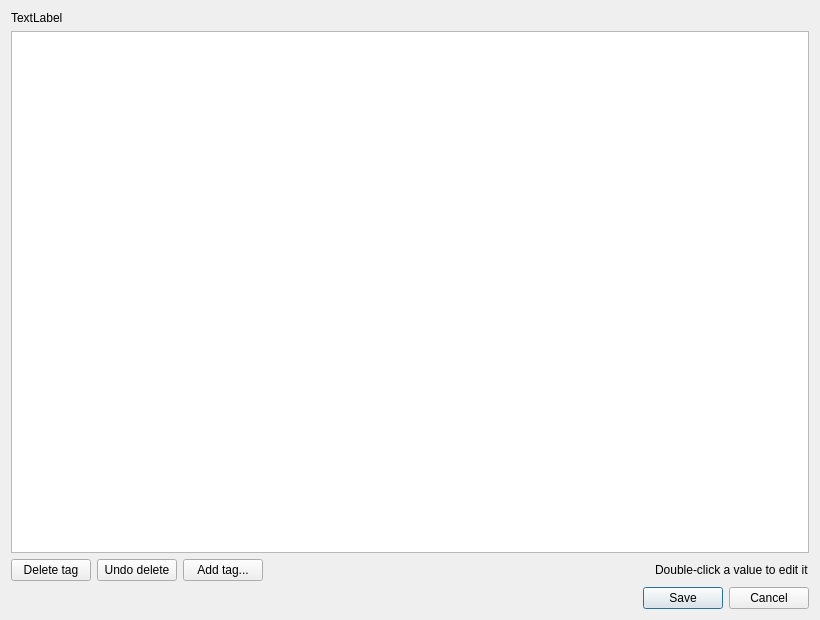
<?xml version="1.0" encoding="UTF-8"?>
<ui version="4.0">
 <class>ExifEditDialog</class>
 <widget class="QDialog" name="ExifEditDialog">
  <property name="geometry">
   <rect>
    <x>0</x>
    <y>0</y>
    <width>820</width>
    <height>620</height>
   </rect>
  </property>
  <property name="windowTitle">
   <string>Edit metadata</string>
  </property>
  <layout class="QVBoxLayout" name="verticalLayout">
   <item>
    <widget class="QLabel" name="fileLabel">
     <property name="text">
      <string notr="true">TextLabel</string>
     </property>
     <property name="textInteractionFlags">
      <set>Qt::TextSelectableByMouse</set>
     </property>
     <property name="wordWrap">
      <bool>true</bool>
     </property>
    </widget>
   </item>
   <item>
    <widget class="QTableWidget" name="table">
     <property name="alternatingRowColors">
      <bool>true</bool>
     </property>
     <property name="selectionBehavior">
      <enum>QAbstractItemView::SelectRows</enum>
     </property>
     <property name="selectionMode">
      <enum>QAbstractItemView::SingleSelection</enum>
     </property>
     <property name="wordWrap">
      <bool>false</bool>
     </property>
     <attribute name="horizontalHeaderStretchLastSection">
      <bool>true</bool>
     </attribute>
     <attribute name="verticalHeaderVisible">
      <bool>false</bool>
     </attribute>
    </widget>
   </item>
   <item>
    <layout class="QHBoxLayout" name="buttonLayout">
     <item>
      <widget class="QPushButton" name="deleteButton">
       <property name="text">
        <string>Delete tag</string>
       </property>
      </widget>
     </item>
     <item>
      <widget class="QPushButton" name="undoDeleteButton">
       <property name="text">
        <string>Undo delete</string>
       </property>
      </widget>
     </item>
     <item>
      <widget class="QPushButton" name="addButton">
       <property name="text">
        <string>Add tag...</string>
       </property>
      </widget>
     </item>
     <item>
      <spacer name="horizontalSpacer">
       <property name="orientation">
        <enum>Qt::Horizontal</enum>
       </property>
       <property name="sizeHint" stdset="0">
        <size>
         <width>40</width>
         <height>20</height>
        </size>
       </property>
      </spacer>
     </item>
     <item>
      <widget class="QLabel" name="hintLabel">
       <property name="text">
        <string>Double-click a value to edit it</string>
       </property>
      </widget>
     </item>
    </layout>
   </item>
   <item>
    <widget class="QDialogButtonBox" name="buttonBox">
     <property name="standardButtons">
      <set>QDialogButtonBox::Cancel|QDialogButtonBox::Save</set>
     </property>
    </widget>
   </item>
  </layout>
 </widget>
 <resources/>
 <connections/>
</ui>
